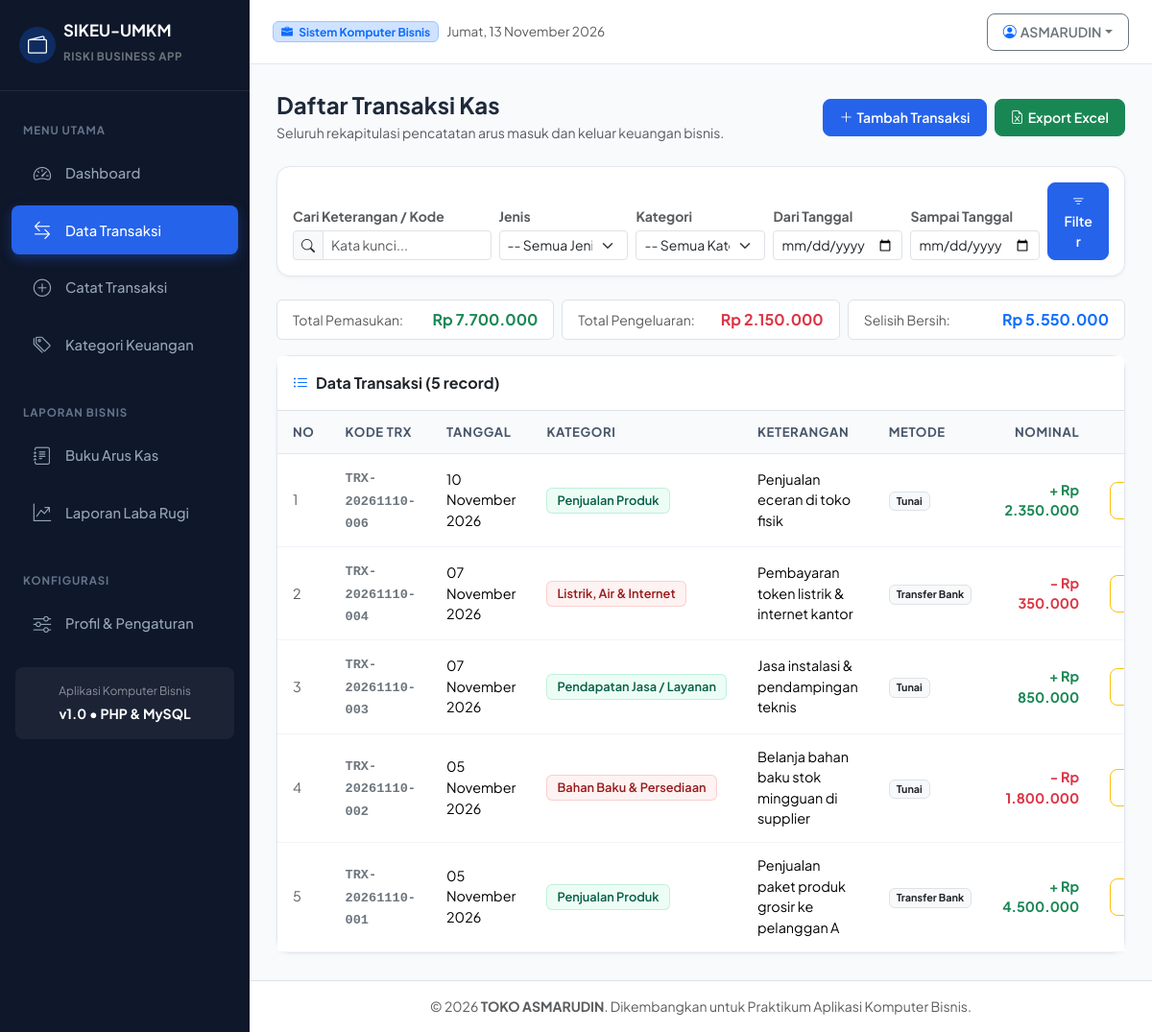
Page /transaksi.php on the committed database.
### tables this page shows
CREATE TABLE `pengaturan` (
  `id` int(11) NOT NULL,
  `nama_bisnis` varchar(150) NOT NULL,
  `pemilik` varchar(100) NOT NULL,
  `telepon` varchar(30) DEFAULT NULL,
  `alamat` text DEFAULT NULL,
  `mata_uang` varchar(10) DEFAULT 'Rp',
  `updated_at` timestamp NOT NULL DEFAULT current_timestamp() ON UPDATE current_timestamp()
);

CREATE TABLE `transaksi` (
  `id` int(11) NOT NULL,
  `kode_transaksi` varchar(50) NOT NULL,
  `tanggal` date NOT NULL,
  `jenis` enum('pemasukan','pengeluaran') NOT NULL,
  `kategori_id` int(11) NOT NULL,
  `nominal` decimal(15,2) NOT NULL DEFAULT 0.00,
  `metode_pembayaran` varchar(50) DEFAULT 'Tunai',
  `keterangan` text DEFAULT NULL,
  `bukti_transaksi` varchar(255) DEFAULT NULL,
  `created_at` timestamp NOT NULL DEFAULT current_timestamp(),
  `updated_at` timestamp NOT NULL DEFAULT current_timestamp() ON UPDATE current_timestamp()
);

CREATE TABLE `kategori` (
  `id` int(11) NOT NULL,
  `nama_kategori` varchar(100) NOT NULL,
  `jenis` enum('pemasukan','pengeluaran') NOT NULL,
  `deskripsi` varchar(255) DEFAULT NULL,
  `created_at` timestamp NOT NULL DEFAULT current_timestamp()
);

### config/helper.php (called while the page is built, shortened)
<?php
function rupiah($angka) {
    return 'Rp ' . number_format((float)$angka, 0, ',', '.');
}
function tanggal_indo($tanggal, $cetak_hari = false) {
    $hari = [
        1 => 'Senin', 'Selasa', 'Rabu', 'Kamis', 'Jumat', 'Sabtu', 'Minggu'
    ];
    $bulan = [
        1 => 'Januari', 'Februari', 'Maret', 'April', 'Mei', 'Juni',
        'Juli', 'Agustus', 'September', 'Oktober', 'November', 'Desember'
    ];
    $pecahkan = explode('-', date('Y-m-d', strtotime($tanggal)));
    $tgl_indo = $pecahkan[2] . ' ' . $bulan[(int)$pecahkan[1]] . ' ' . $pecahkan[0];
    if ($cetak_hari) {
        $num_hari = date('N', strtotime($tanggal));
        return $hari[$num_hari] . ', ' . $tgl_indo;
    }
    return $tgl_indo;
}
function sanitize($input) {
    return htmlspecialchars(trim($input ?? ''), ENT_QUOTES, 'UTF-8');
}
function get_profil_bisnis($pdo) {
    $stmt = $pdo->query("SELECT * FROM pengaturan ORDER BY id ASC LIMIT 1");
    $data = $stmt->fetch();
    return $data;
}

### transaksi.php (the view, shortened to what this page needs)
<?php
require_once __DIR__ . '/includes/header.php';
$filterStartDate = sanitize($_GET['start_date'] ?? '');
$filterEndDate = sanitize($_GET['end_date'] ?? '');
$filterKeyword = sanitize($_GET['q'] ?? '');
$sql = "
    SELECT t.*, k.nama_kategori
    FROM transaksi t
    JOIN kategori k ON t.kategori_id = k.id
    WHERE 1=1
";
$params = [];
$sql .= " ORDER BY t.tanggal DESC, t.id DESC";
$stmt = $pdo->prepare($sql);
$stmt->execute($params);
$transaksiList = $stmt->fetchAll();
$totalMasukFilter = 0;
$totalKeluarFilter = 0;
foreach ($transaksiList as $row) {
    if ($row['jenis'] == 'pemasukan') {
        $totalMasukFilter += (float)$row['nominal'];
    } else {
        $totalKeluarFilter += (float)$row['nominal'];
    }
}
$selisihFilter = $totalMasukFilter - $totalKeluarFilter;
?>
<div class="d-flex justify-content-between align-items-center mb-4 flex-wrap gap-2">
    <div>
        <h4 class="fw-bold mb-1">Daftar Transaksi Kas</h4>
        <p class="text-muted mb-0 small">Seluruh rekapitulasi pencatatan arus masuk dan keluar keuangan bisnis.</p>
    </div>
    <div class="d-flex gap-2">
        <a href="transaksi_tambah.php" class="btn btn-primary d-flex align-items-center">
            <i class="bi bi-plus-lg me-1"></i> Tambah Transaksi
        </a>
        <a href="export_excel.php?<?= http_build_query($_GET) ?>" class="btn btn-success d-flex align-items-center" target="_blank">
            <i class="bi bi-file-earmark-excel me-1"></i> Export Excel
        </a>
    </div>
</div>
<div class="card mb-4">
    <div class="card-body p-3">
        <form method="GET" action="transaksi.php" class="row g-2 align-items-end">
            <div class="col-12 col-md-3">
                <label class="form-label small fw-bold text-muted mb-1">Cari Keterangan / Kode</label>
                <div class="input-group input-group-sm">
                    <span class="input-group-text"><i class="bi bi-search"></i></span>
                    <input type="text" name="q" class="form-control" placeholder="Kata kunci..." value="<?= htmlspecialchars($filterKeyword) ?>">
                </div>
            </div>
            <div class="col-6 col-md-2">
                <label class="form-label small fw-bold text-muted mb-1">Jenis</label>
                <select name="jenis" class="form-select form-select-sm">
                    <option value="">-- Semua Jenis --</option>
                </select>
            </div>
            <div class="col-6 col-md-2">
                <label class="form-label small fw-bold text-muted mb-1">Kategori</label>
                <select name="kategori_id" class="form-select form-select-sm">
                    <option value="">-- Semua Kategori --</option>
                </select>
            </div>
            <div class="col-6 col-md-2">
                <label class="form-label small fw-bold text-muted mb-1">Dari Tanggal</label>
                <input type="date" name="start_date" class="form-control form-control-sm" value="<?= htmlspecialchars($filterStartDate) ?>">
            </div>
            <div class="col-6 col-md-2">
                <label class="form-label small fw-bold text-muted mb-1">Sampai Tanggal</label>
                <input type="date" name="end_date" class="form-control form-control-sm" value="<?= htmlspecialchars($filterEndDate) ?>">
            </div>
            <div class="col-12 col-md-1 d-flex gap-1">
                <button type="submit" class="btn btn-sm btn-primary w-100" title="Terapkan Filter">
                    <i class="bi bi-filter"></i> Filter
                </button>
            </div>
        </form>
    </div>
</div>
<div class="row g-2 mb-3">
    <div class="col-md-4">
        <div class="p-2 px-3 rounded border bg-white d-flex justify-content-between align-items-center">
            <span class="text-muted small">Total Pemasukan:</span>
            <span class="fw-bold text-success"><?= rupiah($totalMasukFilter) ?></span>
        </div>
    </div>
    <div class="col-md-4">
        <div class="p-2 px-3 rounded border bg-white d-flex justify-content-between align-items-center">
            <span class="text-muted small">Total Pengeluaran:</span>
            <span class="fw-bold text-danger"><?= rupiah($totalKeluarFilter) ?></span>
        </div>
    </div>
    <div class="col-md-4">
        <div class="p-2 px-3 rounded border bg-white d-flex justify-content-between align-items-center">
            <span class="text-muted small">Selisih Bersih:</span>
            <span class="fw-bold <?= $selisihFilter >= 0 ? 'text-primary' : 'text-danger' ?>">
                <?= rupiah($selisihFilter) ?>
            </span>
        </div>
    </div>
</div>
<div class="card">
    <div class="card-header bg-white py-3 d-flex justify-content-between align-items-center border-bottom">
        <span class="fw-bold"><i class="bi bi-list-ul me-2 text-primary"></i>Data Transaksi (<?= count($transaksiList) ?> record)</span>
    </div>
    <div class="table-responsive">
        <table class="table table-custom align-middle">
            <thead>
                <tr>
                    <th style="width: 50px;">No</th>
                    <th>Kode Trx</th>
                    <th>Tanggal</th>
                    <th>Kategori</th>
                    <th>Keterangan</th>
                    <th>Metode</th>
                    <th class="text-end">Nominal</th>
                    <th class="text-center" style="width: 130px;">Aksi</th>
                </tr>
            </thead>
            <tbody>
                <?php if (empty($transaksiList)): ?>
                    <tr>
                        <td colspan="8" class="text-center py-5 text-muted">
                            <i class="bi bi-inbox fs-1 d-block mb-2 text-secondary"></i>
                            Tidak ada data transaksi yang sesuai dengan filter atau kata kunci yang dipilih.
                        </td>
                    </tr>
                <?php else: ?>
                    <?php $no = 1; foreach ($transaksiList as $row): ?>
                        <tr>
                            <td class="text-muted"><?= $no++ ?></td>
                            <td>
                                <span class="fw-semibold text-secondary" style="font-family: monospace; font-size: 0.85rem;">
                                    <?= htmlspecialchars($row['kode_transaksi']) ?>
                                </span>
                            </td>
                            <td><?= tanggal_indo($row['tanggal']) ?></td>
                            <td>
                                <span class="badge <?= $row['jenis'] == 'pemasukan' ? 'badge-pemasukan' : 'badge-pengeluaran' ?>">
                                    <?= htmlspecialchars($row['nama_kategori']) ?>
                                </span>
                            </td>
                            <td>
                                <div><?= htmlspecialchars($row['keterangan'] ?: '-') ?></div>
                            </td>
                            <td>
                                <span class="badge bg-light text-dark border"><?= htmlspecialchars($row['metode_pembayaran']) ?></span>
                            </td>
                            <td class="text-end fw-bold <?= $row['jenis'] == 'pemasukan' ? 'text-success' : 'text-danger' ?>">
                                <?= ($row['jenis'] == 'pemasukan' ? '+ ' : '- ') . rupiah($row['nominal']) ?>
                            </td>
                            <td class="text-center">
                                <div class="btn-group btn-group-sm">
                                    <a href="transaksi_edit.php?id=<?= $row['id'] ?>" class="btn btn-outline-warning" title="Edit Transaksi">
                                    </a>
                                </div>
                            </td>
                        </tr>
                    <?php endforeach; ?>
                <?php endif; ?>
            </tbody>
        </table>
    </div>
</div>
<?php require_once __DIR__ . '/includes/footer.php'; ?>

### includes/header.php (shortened to what this page needs)
<?php
require_once __DIR__ . '/../config/database.php';
require_once __DIR__ . '/../config/helper.php';
$pdo = getDBConnection();
$profil = get_profil_bisnis($pdo);
?>
<!DOCTYPE html>
<html lang="id">
<head>
    <link href="https://cdn.jsdelivr.net/npm/bootstrap@5.3.3/dist/css/bootstrap.min.css" rel="stylesheet">
    <link href="https://cdn.jsdelivr.net/npm/bootstrap-icons@1.11.3/font/bootstrap-icons.min.css" rel="stylesheet">
    <link rel="stylesheet" href="assets/css/style.css">
</head>
<body>
<div class="d-flex" id="wrapper">
    <?php include __DIR__ . '/sidebar.php'; ?>
    <div id="page-content-wrapper">
        <nav class="navbar navbar-expand-lg top-navbar no-print">
            <div class="container-fluid px-0">
                <div class="d-flex align-items-center">
                    <span class="badge bg-primary-subtle text-primary border border-primary-subtle me-2 px-2 py-1">
                        <i class="bi bi-briefcase-fill me-1"></i> Sistem Komputer Bisnis
                    </span>
                    <span class="text-muted d-none d-md-inline" style="font-size: 0.85rem;">
                        <?= tanggal_indo(date('Y-m-d'), true) ?>
                    </span>
                </div>
                <div class="ms-auto d-flex align-items-center">
                    <div class="dropdown">
                        <button class="btn btn-sm btn-outline-secondary dropdown-toggle d-flex align-items-center" type="button" data-bs-dismiss="dropdown" data-bs-toggle="dropdown">
                            <i class="bi bi-person-circle me-1 text-primary"></i>
                            <span class="fw-semibold"><?= htmlspecialchars($profil['pemilik']) ?></span>
                        </button>
                    </div>
                </div>
            </div>
        </nav>
        <div class="content-container">

### includes/footer.php (shortened to what this page needs)
        </div>
        <footer class="mt-auto py-3 bg-white border-top text-center text-muted small no-print">
            <div class="container-fluid">
                <span>&copy; <?= date('Y') ?> <strong><?= htmlspecialchars($profil['nama_bisnis']) ?></strong>. Dikembangkan untuk Praktikum Aplikasi Komputer Bisnis.</span>
            </div>
        </footer>
    </div>
</div>
</body>
</html>

### assets/css/style.css (style rules this page uses)
:root { --primary-color: #2563eb; --primary-dark: #1d4ed8; --primary-light: #eff6ff; --success-color: #10b981; --success-light: #ecfdf5; --danger-color: #ef4444; --danger-light: #fef2f2; --warning-color: #f59e0b; --warning-light: #fffbeb; --sidebar-bg: #0f172a; --sidebar-hover: #1e293b; --body-bg: #f8fafc; --card-border: #e2e8f0; --text-main: #1e293b; --text-muted: #64748b; }
body { font-family: 'Plus Jakarta Sans', sans-serif; background-color: var(--body-bg); color: var(--text-main); overflow-x: hidden; }
#page-content-wrapper { flex: 1; min-width: 0; display: flex; flex-direction: column; }
.top-navbar { background-color: #ffffff; border-bottom: 1px solid var(--card-border); padding: 0.85rem 1.5rem; }
.content-container { padding: 1.75rem; }
.card { border: 1px solid var(--card-border); border-radius: 14px; box-shadow: 0 1px 3px rgba(0, 0, 0, 0.04), 0 2px 8px rgba(0, 0, 0, 0.02); transition: transform 0.2s ease, box-shadow 0.2s ease; }
.badge-pemasukan { background-color: var(--success-light); color: #065f46; font-weight: 600; padding: 6px 10px; border-radius: 6px; font-size: 0.8rem; border: 1px solid rgba(16, 185, 129, 0.2); }
.badge-pengeluaran { background-color: var(--danger-light); color: #991b1b; font-weight: 600; padding: 6px 10px; border-radius: 6px; font-size: 0.8rem; border: 1px solid rgba(239, 68, 68, 0.2); }
.table-custom { margin-bottom: 0; }
.table-custom thead th { background-color: #f8fafc; color: #475569; font-weight: 700; font-size: 0.82rem; text-transform: uppercase; letter-spacing: 0.05em; border-bottom: 1px solid var(--card-border); padding: 12px 16px; }
.table-custom tbody td { padding: 13px 16px; vertical-align: middle; font-size: 0.9rem; border-bottom: 1px solid #f1f5f9; }
.btn { border-radius: 8px; font-weight: 600; font-size: 0.88rem; padding: 0.5rem 1rem; transition: all 0.2s; }
.btn-primary { background-color: var(--primary-color); border-color: var(--primary-color); }

### rows in the picture
pengaturan: pemilik "ASMARUDIN", nama_bisnis "TOKO ASMARUDIN"
transaksi: kode_transaksi "TRX-20261110-006", tanggal "10 November 2026", kategori.nama_kategori "Penjualan Produk", keterangan "Penjualan eceran di toko fisik", metode_pembayaran "Tunai", nominal "Rp 2.350.000"
transaksi: kode_transaksi "TRX-20261110-004", tanggal "07 November 2026", kategori.nama_kategori "Listrik, Air & Internet", keterangan "Pembayaran token listrik & internet kantor", metode_pembayaran "Transfer Bank", nominal "Rp 350.000"
transaksi: kode_transaksi "TRX-20261110-003", tanggal "07 November 2026", kategori.nama_kategori "Pendapatan Jasa / Layanan", keterangan "Jasa instalasi & pendampingan teknis", metode_pembayaran "Tunai", nominal "Rp 850.000"
transaksi: kode_transaksi "TRX-20261110-002", tanggal "05 November 2026", kategori.nama_kategori "Bahan Baku & Persediaan", keterangan "Belanja bahan baku stok mingguan di supplier", metode_pembayaran "Tunai", nominal "Rp 1.800.000"
transaksi: kode_transaksi "TRX-20261110-001", tanggal "05 November 2026", kategori.nama_kategori "Penjualan Produk", keterangan "Penjualan paket produk grosir ke pelanggan A", metode_pembayaran "Transfer Bank", nominal "Rp 4.500.000"

### other values in the picture
rupiah($totalMasukFilter) "Rp 7.700.000"
rupiah($totalKeluarFilter) "Rp 2.150.000"
rupiah($selisihFilter) "Rp 5.550.000"
count($transaksiList) "5"
